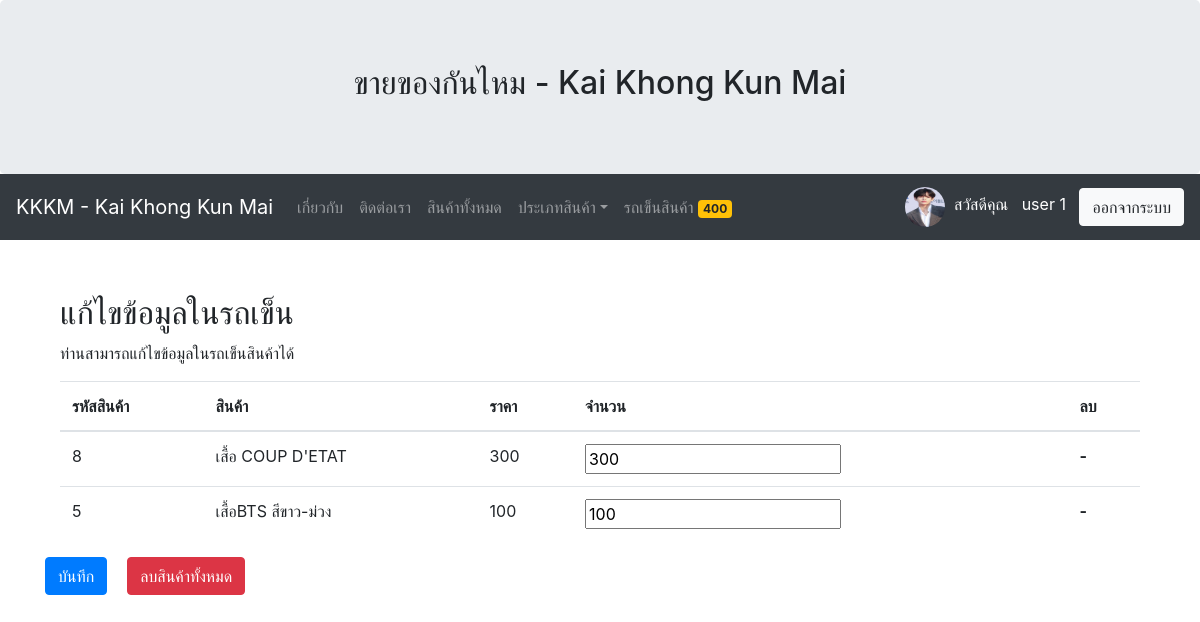
Page /mycart/edit/ (signed in) on the committed database.
### myapp/models.py (models this page shows, shortened)
class Profile(models.Model):
	user = models.OneToOneField(User,on_delete=models.CASCADE)
	photo = models.ImageField(upload_to="gallery_photo_profile",null=True,blank=True,default='dafaultprofile.png')
	usertype = models.CharField(max_length=100,default='member')
	cartquan = models.IntegerField(default=0) #เก็บจำนวนสินค้าในตะกร้า

class Cart(models.Model):
	user = models.ForeignKey(User,on_delete=models.CASCADE) #อ้างอิงถึง User
	productid = models.CharField(max_length=100) # id from database
	productname = models.CharField(max_length=100)
	price = models.IntegerField()
	quantity = models.IntegerField()
	total = models.IntegerField()
	stamp = models.DateTimeField(auto_now_add=True,blank=True,null=True)

### myapp/views.py (the view, shortened to what this page needs)
# urls.py: path('mycart/edit/',MyCartEdit,name='mycartedit-page'),
def MyCartEdit(request):
	username = request.user.username #get ค่าว่าใครกำลังloginอยู่ตอนนี้ #ออกมาเป็น string
	user = User.objects.get(username=username) #search ว่า usernameนี้เป็นใคร #ออกมาเป็น objects
	context = {}
	mycart = Cart.objects.filter(user=user) #ใช้ .get ไม่ได้ เพราะ multiple (มีหลายอัน) ต้องใช้ filter เพราะ มีหลาย record
	context['mycart'] = mycart
	return render(request,'myapp/mycartedit.html',context)

### myapp/template/myapp/mycartedit.html (shortened to what this page needs)
{% extends 'myapp/base.html' %}
{% load humanize %}
{% block article %}
<br>
<div class="container">
	  <h2>แก้ไขข้อมูลในรถเข็น</h2>
	  <p>ท่านสามารถแก้ไขข้อมูลในรถเข็นสินค้าได้</p>
	  <form method="POST" id="formsave" >
	  <table class="table">
	    <thead>
		<tr>
		  <th>รหัสสินค้า</th>
		  <th>สินค้า</th>
		  <th>ราคา</th>
		  <th>จำนวน</th>
		  <th>ลบ</th>
		</tr>
	    </thead>
	    <tbody>
	    {% for pd in mycart %}
		<tr>
		  <td>{{pd.productid}}</td>
		  <td>{{pd.productname}}</td>
		  <td>{{pd.quantity}}</td>
		  <td><input type="text" name="pd_{{pd.productid}}" value="{{pd.quantity}}"></td>
		  <th>
		  -
		  </th>
		</tr>
	    {% endfor %}
	    </tbody>
	  </table>
	  </form>
	  <div class="row">
		  <button type="submit" form="formsave" class="btn btn-primary">บันทึก</button>
		  <div style="padding: 10px;"></div>
		  <form id="formclear" method="POST" onsubmit="return confirm('ยืนยันการลบสินค้าใช่หรือไม่?');">
			  <button type="submit" form="formclear" class="btn btn-danger">ลบสินค้าทั้งหมด</button>
		  </form>
	  </div>
</div>
{% endblock article %}

### myapp/template/myapp/base.html (shortened to what this page needs)
<!DOCTYPE html>
<html lang="en">
<head>
  <link rel="stylesheet" href="https://maxcdn.bootstrapcdn.com/bootstrap/4.5.2/css/bootstrap.min.css">
</head>
<body>
<div class="jumbotron text-center" style="margin-bottom: 0;">
  <h2>ขายของกันไหม - Kai Khong Kun Mai</h2>
</div>
<nav class="navbar navbar-expand-sm bg-dark navbar-dark">
  <a class="navbar-brand" href="{% url 'home-page' %}">KKKM - Kai Khong Kun Mai</a>
  <div class="collapse navbar-collapse" id="collapsibleNavbar">
                <ul class="navbar-nav mr-auto">
                  <li class="nav-item">
                    <a class="nav-link" href="{% url 'about-page' %}">เกี่ยวกับ</a>
                  </li>
                  <li class="nav-item">
                    <a class="nav-link" href="{% url 'contact-page' %}">ติดต่อเรา </a>
                  </li>
                  <li class="nav-item">
                    <a class="nav-link" href="{% url 'allproduct-page' %}">สินค้าทั้งหมด</a>
                  </li>
                   <li class="nav-item dropdown">
                    <a class="nav-link dropdown-toggle" href="#" id="dropdown01" data-toggle="dropdown" aria-haspopup="true" aria-expanded="false">
                      ประเภทสินค้า</a>
                  </li>
                  {% if user.is_authenticated and user.profile.usertype == 'member' %}
                  <li class="nav-item">
                    <a class="nav-link" href="{% url 'mycart-page' %}">รถเข็นสินค้า&nbsp<span class="badge badge-warning">{{user.profile.cartquan}}</span></a>
                  </li>
                  {% endif %}
                </ul>
                          {% if user.is_authenticated %}
                            <img src="{{user.profile.photo.url}}" width="40" height="40" class="rounded-circle">&nbsp&nbsp
                            <p style="color: white; margin-top: 10px">สวัสดีคุณ&nbsp&nbsp {{ user.first_name }}
                            {{ user.last_name }} &nbsp&nbsp </p>
                            <a class="btn btn-light" href="{% url 'logout' %}">ออกจากระบบ</a>
                          {% else %}
                            <a class="btn btn-primary" href="{% url 'register-page' %}">สมัครสมาชิก</a>&nbsp&nbsp&nbsp
                            <a class="btn btn-primary" href="{% url 'login' %}">เข้าสู่ระบบ</a>
                          {% endif %}
  </div>
</nav>
<div class="container" style="margin-top: 30px;">
  {% block article %}
  {% endblock article %}
</div>
</body>
</html>

### rows in the picture
Cart: productid "8", productname "เสื้อ COUP D'ETAT", quantity "300"
Cart: productid "5", productname "เสื้อBTS สีขาว-ม่วง", quantity "100"

### other values in the picture
{{ user.profile.cartquan }} "400"
{{ user.first_name }} "user"
{{ user.last_name }} "1"
